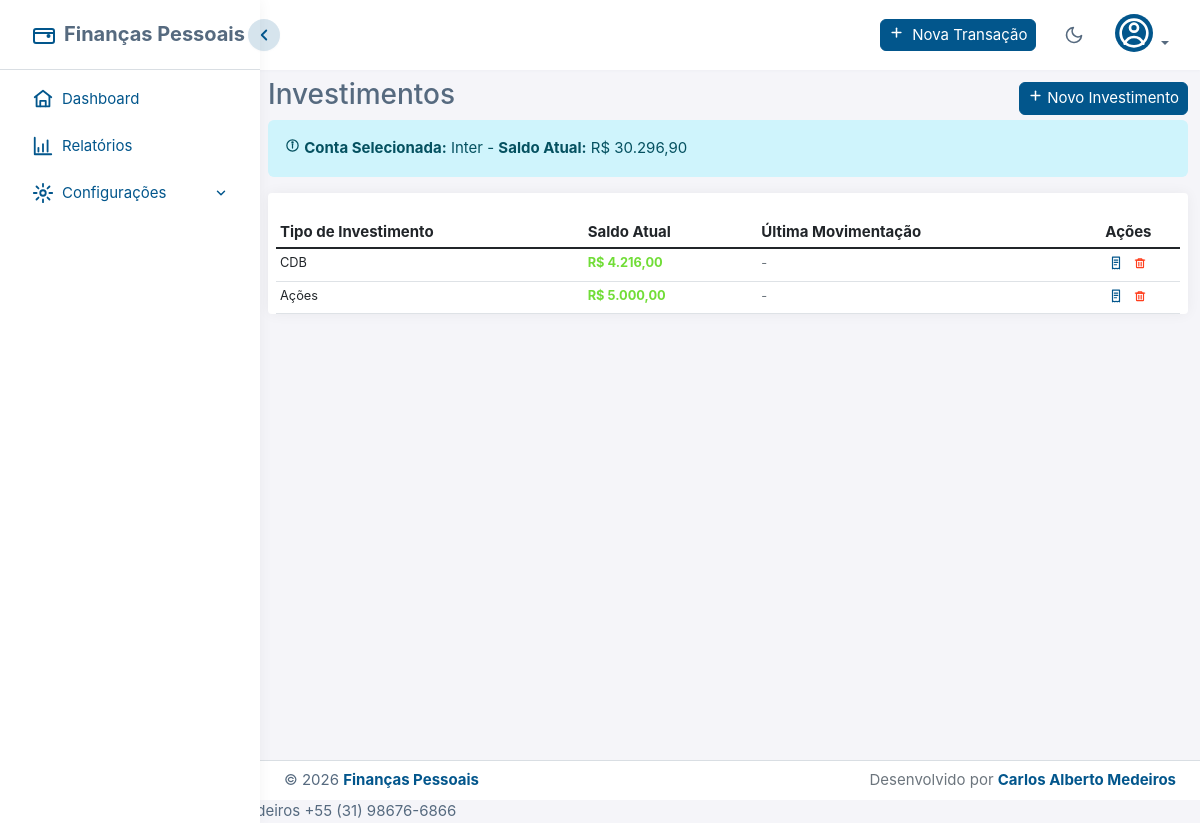
/investimento/investimentos (signed in), run on the app's committed database.
### app/models.py (models this page shows, shortened)
class Conta(db.Model):
    id = db.Column(db.Integer, primary_key=True)
    nome = db.Column(db.String(100), nullable=False)
    tipo_id = db.Column(db.Integer, db.ForeignKey("tipo_conta.id"), nullable=False)
    tipo = db.relationship("TipoConta", backref="contas")
    saldo_inicial = db.Column(db.Float, default=0.0)
    saldo_atual = db.Column(db.Float, nullable=False, default=0.0)
    user_id = db.Column(db.Integer, db.ForeignKey("users.id"), nullable=False)
    user = db.relationship("User", backref="contas")

class Investimento(db.Model):
    id = db.Column(db.Integer, primary_key=True)
    tipo_investimento_id = db.Column(db.Integer, db.ForeignKey("tipo_investimento.id"), nullable=True)
    tipo_investimento = db.relationship("TipoInvestimento", backref="investimentos")
    data_abertura = db.Column(db.Date, nullable=False, default=datetime.utcnow)
    movimentacoes = db.relationship(
        "MovimentacaoInvestimento",
        backref="investimento",
        lazy=True,
        cascade="all, delete-orphan",
    )
    @property
    def saldo_atual(self):
        if not self.movimentacoes:
            return 0.0
        movimentacoes_validas = [m for m in self.movimentacoes if m.id is not None]
        if not movimentacoes_validas:
            return 0.0
        ultima = max(movimentacoes_validas, key=lambda m: m.id)
        return ultima.saldo_atual or 0.0

class TipoInvestimento(db.Model):
    __tablename__ = "tipo_investimento"
    id = db.Column(db.Integer, primary_key=True)
    nome = db.Column(db.String(100), nullable=False)
    descricao = db.Column(db.String(200), nullable=True)
    ativo = db.Column(db.Boolean, default=True)
    user_id = db.Column(db.Integer, db.ForeignKey("users.id"), nullable=False)
    user = db.relationship("User", backref="tipos_investimento")

class MovimentacaoInvestimento(db.Model):
    id = db.Column(db.Integer, primary_key=True)
    investimento_id = db.Column(db.Integer, db.ForeignKey("investimento.id"), nullable=False)
    data_movimentacao = db.Column(db.Date, nullable=False)
    tipo_movimentacao = db.Column(db.String(20), nullable=False)
    valor = db.Column(db.Float, nullable=False)
    saldo_anterior = db.Column(db.Float, nullable=False)
    saldo_atual = db.Column(db.Float, nullable=False)
    observacoes = db.Column(db.Text, nullable=True)
    user_id = db.Column(db.Integer, db.ForeignKey("users.id"), nullable=False)
    user = db.relationship("User", backref="movimentacoes_investimento")
    conta_id = db.Column(db.Integer, db.ForeignKey("conta.id"), nullable=False)
    conta = db.relationship("Conta", backref="movimentacoes_investimento")

### routes/investimento.py (the view)
@investimento_bp.route("/investimentos", methods=["GET"])
@login_required
def investimentos():
    conta_filter = request.args.get("conta_id", type=int)
    if not conta_filter:
        conta_atual = get_current_conta()
        if conta_atual:
            conta_filter = conta_atual.id
    investimentos_query = (
        Investimento.query.join(MovimentacaoInvestimento)
        .filter(MovimentacaoInvestimento.user_id == current_user.id)
        .distinct()
    )
    if conta_filter:
        investimentos_query = investimentos_query.filter(MovimentacaoInvestimento.conta_id == conta_filter)
    investimentos = investimentos_query.all()
    tipos_investimento = TipoInvestimento.query.filter_by(user_id=current_user.id, ativo=True).all()
    conta_info = None
    if conta_filter:
        conta = Conta.query.filter_by(id=conta_filter, user_id=current_user.id).first()
        if conta:
            conta_info = {"id": conta.id, "nome": conta.nome, "saldo_atual": conta.saldo_atual or 0.0}
    return render_template(
        "list_investments.html",
        investimentos=investimentos,
        tipos_investimento=tipos_investimento,
        conta_filter=conta_filter,
        conta_info=conta_info,
    )

### app/__init__.py (called while the page is built, shortened)
def format_currency(value):
    if value is None:
        return "0,00"
    try:
        if isinstance(value, str):
            value = value.replace(" ", "").replace("R$", "").strip()
            if "," in value:
                value = value.replace(".", "").replace(",", ".")
            value = float(value)
        abs_value = abs(value)
        integer_part = int(abs_value)
        decimal_part = int(round((abs_value - integer_part) * 100))
        integer_str = f"{integer_part:,}".replace(",", ".")
        decimal_str = f"{decimal_part:02d}"
        formatted = f"{integer_str},{decimal_str}"
        if value < 0:
            formatted = f"-{formatted}"
        return formatted
    except (ValueError, TypeError):
        return "0,00"

def get_database_path():
    from config import Config
    db_uri = Config.SQLALCHEMY_DATABASE_URI
    if db_uri.startswith('sqlite:///'):
        db_path = db_uri.replace('sqlite:///', '')
        return db_path
    return None

def get_backup_dir():
    configured = Config.BACKUP_DIR or str(Path.home() / "Financas_Pessoais" / "backup")
    return configured

def ensure_backup_exists():
    if not Config.ENABLE_AUTO_BACKUP:
        return
    backup_dir = get_backup_dir()
    db_path = get_database_path()
    if not os.path.exists(backup_dir):
        try:
            os.makedirs(backup_dir)
        except Exception as e:
            print(f"[AVISO] Não foi possível criar diretório de backup: {e}")
            return

### app/models.py (called while the page is built)
@login_manager.user_loader
def load_user(id):
    return db.session.get(User, int(id))

    @property
    def is_admin(self):
        return (self.username or "").lower() == "admin"

### routes/investimento.py (called while the page is built)
def get_current_conta():
    contas = Conta.query.filter_by(user_id=current_user.id).all()
    if not contas:
        return None
    conta_id = session.get("last_conta_id")
    if not conta_id:
        conta_id = contas[0].id
        session["last_conta_id"] = conta_id
    conta = Conta.query.filter_by(id=conta_id, user_id=current_user.id).first()
    if conta:
        return conta
    session["last_conta_id"] = contas[0].id
    return contas[0]

### app/templates/list_investments.html (shortened to what this page needs)
{% extends 'index.html' %}
{% block index %}
<div class="col p-lg-0">
  <div class="d-flex justify-content-between align-items-center">
    <h1 class="h3 text-gray-800">Investimentos</h1>
    {% if tipos_investimento %}
    <button type="button" class="btn btn-primary btn-sm" data-bs-toggle="modal" data-bs-target="#novoInvestimentoModal">
      <i class="fas fa-plus"></i> Novo Investimento
    </button>
    {% endif %}
  </div>
  {% if conta_info %}
  <div class="alert alert-info">
    <i class="fas fa-info-circle"></i>
    <strong>Conta Selecionada:</strong> {{ conta_info.nome }} -
    <strong>Saldo Atual:</strong> R$ {{ conta_info.saldo_atual|currency }}
  </div>
  {% endif %}
  <div class="card m-0">
    <div class="card-body px-2 pb-0">
      {% if investimentos %}
      <div class="table-responsive">
        <table class="table table-hover table-sm m-0" id="investimentosTable">
          <thead>
            <tr>
              <th>Tipo de Investimento</th>
              <th>Saldo Atual</th>
              <th>Última Movimentação</th>
              <th class="text-center">Ações</th>
            </tr>
          </thead>
          <tbody>
            {% for investimento in investimentos %}
            <tr data-investimento-id="{{ investimento.id }}">
              <td>
                {% if investimento.tipo_investimento %}
                  {{ investimento.tipo_investimento.nome }}
                {% else %}
                  <span class="text-muted">Tipo não encontrado</span>
                {% endif %}
              </td>
              <td>
                <span class="fw-bold {% if investimento.saldo_atual >= 0 %}text-success{% else %}text-danger{% endif %}">
                  R$ {{ (investimento.saldo_atual or 0)|currency }}
                </span>
              </td>
              <td>
                {% set ultima_mov = investimento.movimentacoes_investimento|sort(attribute='data_movimentacao', reverse=true)|first %}
                {% if ultima_mov %}
                  {{ ultima_mov.data_movimentacao.strftime('%d/%m/%Y') }}
                  <small class="text-muted d-block">{{ ultima_mov.tipo_movimentacao|title }}</small>
                {% else %}
                  <span class="text-muted">-</span>
                {% endif %}
              </td>
              <td class="text-center">
                <div class="btn-group btn-group-sm d-flex justify-content-center">
                  <a
                    href="{{ url_for('investimento.listar_movimentacoes', investimento_id=investimento.id) }}"
                    class="btn btn-sm text-primary p-0"
                    style="max-width: 25px"
                    title="Ver Movimentações"
                  >
                    <i class="fas fa-list"></i>
                  </a>
                  <a
                    href="{{ url_for('investimento.excluir_investimento', investimento_id=investimento.id) }}"
                    class="btn btn-sm text-danger p-0"
                    style="max-width: 25px"
                    title="Excluir"
                    onclick="return confirm('Tem certeza que deseja excluir este investimento?')"
                  >
                    <i class="fas fa-trash"></i>
                  </a>
                </div>
              </td>
            </tr>
            {% endfor %}
          </tbody>
        </table>
      </div>
      {% endif %}
    </div>
  </div>
  </div>
{% endblock %}

### app/static/css/tokens.css (style rules this page uses)
:root { --app-body-bg: #f5f5f9; --app-surface: #ffffff; --app-surface-2: #f5f5f9; --app-surface-hover: #f5f5f9; --app-text: #566a7f; --app-text-strong: #2b354f; --app-text-muted: #a1acb8; --app-border: #d9dee3; --app-border-translucent: rgba(67, 89, 113, 0.15); --app-primary: #02568c; --app-primary-contrast: #ffffff; --app-accent-text: #02568c; --app-accent-soft: rgba(2, 86, 140, 0.16); --app-accent-soft-2: rgba(2, 86, 140, 0.08); --app-accent-hover-text: #1a4a7a; --app-success: #71dd37; --app-info: #03c3ec; --app-warning: #ffab00; --app-danger: #ff3e1d; --app-shadow-sm: 0 0.0625rem 0.125rem rgba(161, 172, 184, 0.075); --app-shadow: 0 0 0.875rem 0 rgba(33, 37, 41, 0.05); --app-shadow-lg: 0 0.25rem 1rem rgba(161, 172, 184, 0.45); --app-chart-text: #697a8d; --app-chart-grid: rgba(0, 0, 0, 0.08); --app-chart-income: #198754; --app-chart-income-fill: rgba(25, 135, 84, 0.12); --app-chart-expense: #b02a37; --app-chart-expense-fill: rgba(176, 42, 55, 0.10); --app-chart-balance: #02568c; --app-chart-balance-fill: rgba(2, 86, 140, 0.10); --app-chart-category-1: #02568c; --app-chart-category-2: #1a9b72; --app-chart-category-3: #087990; --app-chart-category-4: #a66b00; --app-chart-category-5: #b02a37; --app-chart-tooltip-bg: #ffffff; --app-chart-tooltip-text: #2b354f; --app-chart-tooltip-border: #d9dee3; --app-focus-ring: #02568c; --app-watermark: rgba(0, 0, 0, 0.1); --bs-body-bg: var(--app-body-bg); --bs-body-color: var(--app-text); --bs-emphasis-color: var(--app-text-strong); --bs-border-color: var(--app-border); --bs-border-color-translucent: var(--app-border-translucent); --bs-secondary-bg: var(--app-surface-2); --bs-tertiary-bg: var(--app-surface); --bs-heading-color: var(--app-text); --bs-link-color: var(--app-accent-text); --bs-link-hover-color: var(--app-accent-hover-text); }

### data on the page
Conta: nome "Inter", saldo_atual "30.296,90"
Investimento: tipo_investimento.nome "CDB"
MovimentacaoInvestimento: saldo_atual "4.216,00"
Investimento: tipo_investimento.nome "Ações"
MovimentacaoInvestimento: saldo_atual "5.000,00"
